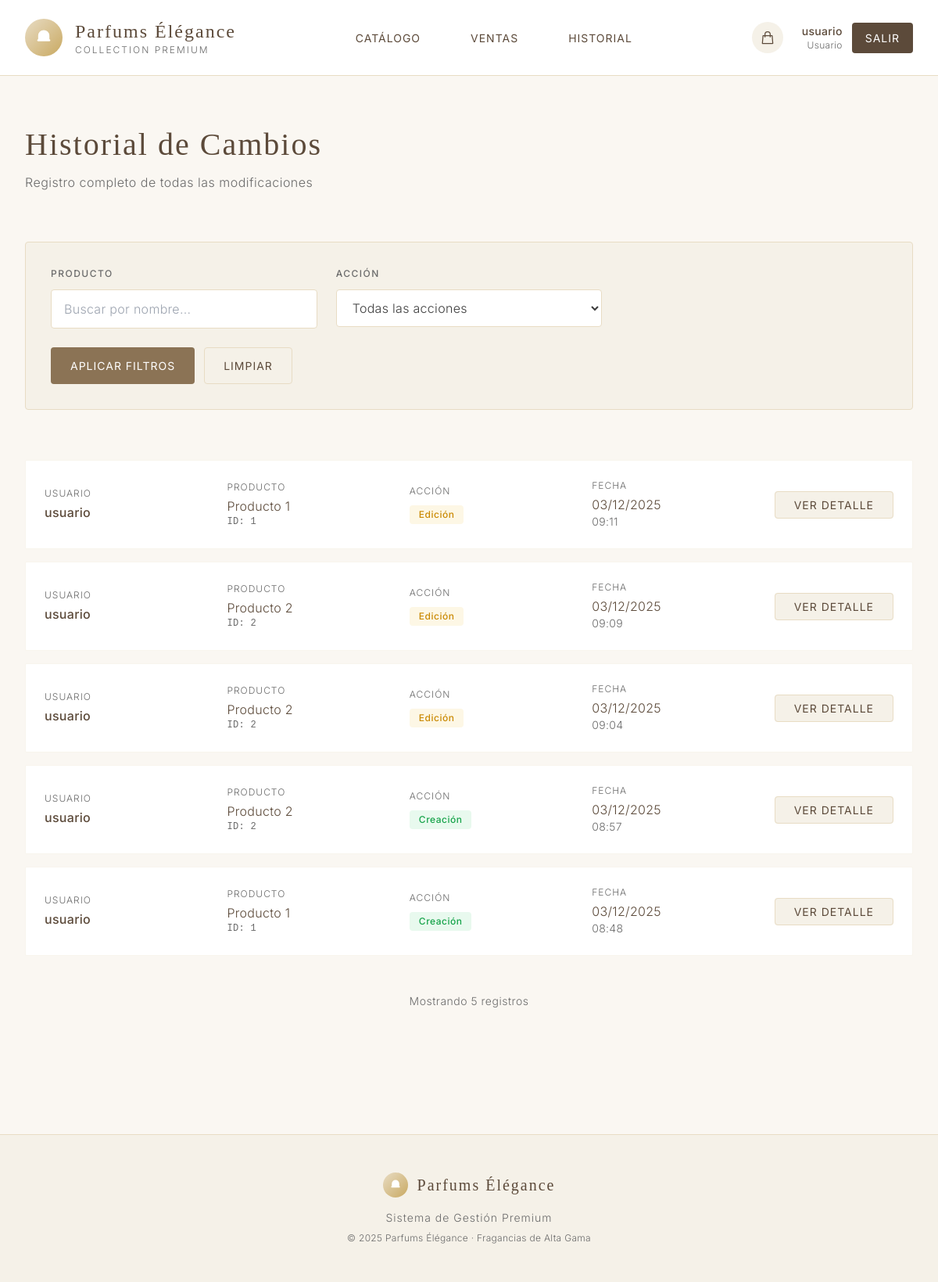
Page /history/ (signed in) on the committed database.
### products/models.py (models this page shows, shortened)
class History(models.Model):
    ACTION_CHOICES = [
        ('CREATE', 'Creación'),
        ('UPDATE', 'Edición'),
        ('DELETE', 'Eliminación'),
    ]
    user = models.ForeignKey(User, on_delete=models.CASCADE, verbose_name="Usuario")
    product_id = models.IntegerField(verbose_name="ID del Producto")
    product_name = models.CharField(max_length=200, verbose_name="Nombre del Producto")
    action = models.CharField(max_length=10, choices=ACTION_CHOICES, verbose_name="Acción")
    changes = models.TextField(verbose_name="Cambios", blank=True)
    timestamp = models.DateTimeField(auto_now_add=True, verbose_name="Fecha")
    class Meta:
        verbose_name = "Historial"
        verbose_name_plural = "Historiales"
        ordering = ['-timestamp']

### products/views.py (the view)
# urls.py: path('history/', views.history_list, name='history_list'),
@login_required
def history_list(request):
    histories = History.objects.all()
    is_admin = hasattr(request.user, 'profile') and request.user.profile.is_admin
    if not is_admin:
        histories = histories.filter(user=request.user)
    user_filter = request.GET.get('user')
    product_filter = request.GET.get('product')
    action_filter = request.GET.get('action')
    if user_filter:
        histories = histories.filter(user_id=user_filter)
    if product_filter:
        histories = histories.filter(product_name__icontains=product_filter)
    if action_filter:
        histories = histories.filter(action=action_filter)
    users = User.objects.all() if is_admin else None
    return render(request, 'products/history_list.html', {
        'histories': histories,
        'users': users,
        'is_admin': is_admin,
        'actions': History.ACTION_CHOICES
    })

### templates/products/history_list.html (shortened to what this page needs)
{% extends 'base.html' %}
{% block content %}
<div class="mb-16">
    <h1 class="editorial-title mb-3" style="color: var(--dark-brown);">Historial de Cambios</h1>
    <p class="text-base" style="color: var(--soft-gray); letter-spacing: 0.5px;">Registro completo de todas las modificaciones</p>
</div>
<div class="mb-16 p-8 rounded" style="background-color: var(--ivory); border: 1px solid var(--beige);">
    <form method="GET" class="space-y-6">
        <div class="grid grid-cols-1 md:grid-cols-3 gap-6">
            <div>
                <label for="product" class="block text-xs font-medium mb-3" style="color: var(--soft-gray); letter-spacing: 1.5px; text-transform: uppercase;">
                    Producto
                </label>
                <input type="text" name="product" id="product" value="{{ request.GET.product }}"
                       placeholder="Buscar por nombre..."
                       class="w-full px-4 py-3 border rounded text-base"
                       style="border-color: var(--beige); background-color: white; color: var(--charcoal);">
            </div>
            <div>
                <label for="action" class="block text-xs font-medium mb-3" style="color: var(--soft-gray); letter-spacing: 1.5px; text-transform: uppercase;">
                    Acción
                </label>
                <select name="action" id="action" class="w-full px-4 py-3 border rounded text-base"
                        style="border-color: var(--beige); background-color: white; color: var(--charcoal);">
                    <option value="">Todas las acciones</option>
                </select>
            </div>
        </div>
        <div class="flex space-x-3">
            <button type="submit" class="minimal-btn px-6 py-3 rounded" style="background-color: var(--soft-brown); color: white;">
                Aplicar Filtros
            </button>
            <a href="{% url 'history_list' %}" class="minimal-btn px-6 py-3 rounded" style="background-color: var(--ivory); color: var(--dark-brown); border: 1px solid var(--beige);">
                Limpiar
            </a>
        </div>
    </form>
</div>
{% if histories %}
<div class="space-y-4">
    {% for history in histories %}
    <div class="minimal-card p-6 group">
        <div class="flex items-center justify-between">
            <div class="flex-1 grid grid-cols-4 gap-8 items-center">
                <div>
                    <p class="text-xs mb-1" style="color: var(--soft-gray); letter-spacing: 1px; text-transform: uppercase;">
                        Usuario
                    </p>
                    <p class="text-base font-medium" style="color: var(--dark-brown);">
                        {{ history.user.username }}
                    </p>
                </div>
                <div>
                    <p class="text-xs mb-1" style="color: var(--soft-gray); letter-spacing: 1px; text-transform: uppercase;">
                        Producto
                    </p>
                    <p class="text-base" style="color: var(--dark-brown);">
                        {{ history.product_name }}
                    </p>
                    <p class="text-xs font-mono" style="color: var(--soft-gray);">
                        ID: {{ history.product_id }}
                    </p>
                </div>
                <div>
                    <p class="text-xs mb-2" style="color: var(--soft-gray); letter-spacing: 1px; text-transform: uppercase;">
                        Acción
                    </p>
                    {% if history.action == 'CREATE' %}
                    <span class="inline-block px-3 py-1 rounded text-xs font-medium" style="background-color: rgba(34, 197, 94, 0.1); color: #16a34a; letter-spacing: 0.5px;">
                        Creación
                    </span>
                    {% elif history.action == 'UPDATE' %}
                    <span class="inline-block px-3 py-1 rounded text-xs font-medium" style="background-color: rgba(234, 179, 8, 0.1); color: #ca8a04; letter-spacing: 0.5px;">
                        Edición
                    </span>
                    {% elif history.action == 'DELETE' %}
                    <span class="inline-block px-3 py-1 rounded text-xs font-medium" style="background-color: rgba(239, 68, 68, 0.1); color: #dc2626; letter-spacing: 0.5px;">
                        Eliminación
                    </span>
                    {% endif %}
                </div>
                <div>
                    <p class="text-xs mb-1" style="color: var(--soft-gray); letter-spacing: 1px; text-transform: uppercase;">
                        Fecha
                    </p>
                    <p class="text-base" style="color: var(--dark-brown);">
                        {{ history.timestamp|date:"d/m/Y" }}
                    </p>
                    <p class="text-sm" style="color: var(--soft-gray);">
                        {{ history.timestamp|date:"H:i" }}
                    </p>
                </div>
            </div>
            <div class="ml-8">
                <a href="{% url 'history_detail' history.pk %}"
                   class="minimal-btn px-6 py-2 rounded text-sm whitespace-nowrap"
                   style="background-color: var(--ivory); color: var(--dark-brown); border: 1px solid var(--beige);">
                    Ver Detalle
                </a>
            </div>
        </div>
    </div>
    {% endfor %}
</div>
<div class="mt-12 text-center">
    <p class="text-sm" style="color: var(--soft-gray); letter-spacing: 0.5px;">
        Mostrando {{ histories|length }} registro{{ histories|length|pluralize }}
    </p>
</div>
{% endif %}
{% endblock %}

### templates/base.html (shortened to what this page needs)
<!DOCTYPE html>
<html lang="es">
<head>
    <script src="https://cdn.tailwindcss.com"></script>
</head>
<body class="min-h-screen">
    {% if user.is_authenticated %}
    <nav class="bg-white border-b border-gray-200 sticky top-0 z-50" style="border-color: var(--beige);">
        <div class="max-w-7xl mx-auto px-8">
            <div class="flex justify-between items-center py-6">
                <div class="flex items-center space-x-4">
                    <div class="w-12 h-12 rounded-full flex items-center justify-center" style="background: linear-gradient(135deg, var(--beige) 0%, var(--gold-accent) 100%);">
                        <svg class="w-6 h-6 text-white" fill="currentColor" viewBox="0 0 20 20">
                            <path d="M10 2a6 6 0 00-6 6v3.586l-.707.707A1 1 0 004 14h12a1 1 0 00.707-1.707L16 11.586V8a6 6 0 00-6-6z"/>
                        </svg>
                    </div>
                    <div>
                        <h1 class="serif text-2xl" style="color: var(--dark-brown); letter-spacing: 2px; font-weight: 300;">Parfums Élégance</h1>
                        <p class="text-xs" style="color: var(--soft-gray); letter-spacing: 2px;">COLLECTION PREMIUM</p>
                    </div>
                </div>
                <div class="hidden md:flex items-center space-x-8">
                    <a href="{% url 'product_list' %}" class="nav-link">Catálogo</a>
                    <a href="{% url 'sale_list' %}" class="nav-link">Ventas</a>
                    <a href="{% url 'history_list' %}" class="nav-link">Historial</a>
                </div>
                <div class="flex items-center space-x-6">
                    <a href="{% url 'cart_view' %}" class="relative group">
                        <div class="w-10 h-10 rounded-full flex items-center justify-center transition-all" style="background-color: var(--ivory);">
                            <svg class="w-5 h-5" style="color: var(--dark-brown);" fill="none" stroke="currentColor" viewBox="0 0 24 24">
                                <path stroke-linecap="round" stroke-linejoin="round" stroke-width="1.5" d="M16 11V7a4 4 0 00-8 0v4M5 9h14l1 12H4L5 9z"/>
                            </svg>
                        </div>
                    </a>
                    <div class="flex items-center space-x-3">
                        <div class="text-right">
                            <p class="text-sm font-medium" style="color: var(--dark-brown);">{{ user.username }}</p>
                            <p class="text-xs" style="color: var(--soft-gray);">
                                {% if user.profile.is_admin %}Administrador{% else %}Usuario{% endif %}
                            </p>
                        </div>
                        <a href="{% url 'logout' %}" class="minimal-btn px-4 py-2 rounded" style="background-color: var(--dark-brown); color: white;">
                            Salir
                        </a>
                    </div>
                </div>
            </div>
        </div>
    </nav>
    {% endif %}
    <main class="max-w-7xl mx-auto px-8 py-16 fade-in">
        {% block content %}
        {% endblock %}
    </main>
    {% if user.is_authenticated %}
    <footer class="mt-24 border-t py-12" style="border-color: var(--beige); background-color: var(--ivory);">
        <div class="max-w-7xl mx-auto px-8">
            <div class="text-center">
                <div class="flex items-center justify-center space-x-3 mb-4">
                    <div class="w-8 h-8 rounded-full flex items-center justify-center" style="background: linear-gradient(135deg, var(--beige) 0%, var(--gold-accent) 100%);">
                        <svg class="w-4 h-4 text-white" fill="currentColor" viewBox="0 0 20 20">
                            <path d="M10 2a6 6 0 00-6 6v3.586l-.707.707A1 1 0 004 14h12a1 1 0 00.707-1.707L16 11.586V8a6 6 0 00-6-6z"/>
                        </svg>
                    </div>
                    <h3 class="serif text-xl" style="color: var(--dark-brown); letter-spacing: 2px;">Parfums Élégance</h3>
                </div>
                <p class="text-sm mb-2" style="color: var(--soft-gray); letter-spacing: 1px;">Sistema de Gestión Premium</p>
                <p class="text-xs" style="color: var(--soft-gray);">© 2025 Parfums Élégance · Fragancias de Alta Gama</p>
            </div>
        </div>
    </footer>
    {% endif %}
</body>
</html>

### templates/base.html (style rules this page uses)
:root { --cream: #FAF7F2; --beige: #E8DCC4; --ivory: #F5F1E8; --soft-brown: #8B7355; --dark-brown: #5C4A3A; --gold-accent: #C9A961; --soft-gray: #6B6B6B; --charcoal: #3D3D3D; }
body { font-family: 'Inter', sans-serif; background-color: var(--cream); color: var(--charcoal); font-weight: 300; letter-spacing: 0.3px; }
h1, h2, h3, h4, h5, h6 { font-family: 'Cormorant Garamond', serif; font-weight: 400; letter-spacing: 1px; }
.serif { font-family: 'Cormorant Garamond', serif; }
.editorial-title { font-family: 'Cormorant Garamond', serif; font-weight: 300; font-size: 2.5rem; letter-spacing: 2px; line-height: 1.2; }
.minimal-btn { font-family: 'Inter', sans-serif; font-weight: 400; font-size: 0.875rem; letter-spacing: 1px; text-transform: uppercase; transition: all 0.3s ease; border: 1px solid transparent; }
.minimal-card { background: white; border-radius: 2px; transition: all 0.4s cubic-bezier(0.4, 0, 0.2, 1); border: 1px solid rgba(232, 220, 196, 0.3); }
.fade-in { animation: fadeIn 0.6s ease-out; }
.nav-link { position: relative; padding: 8px 16px; color: var(--dark-brown); font-size: 0.875rem; font-weight: 400; letter-spacing: 1px; text-transform: uppercase; transition: color 0.3s ease; }
.nav-link::after { content: ''; position: absolute; bottom: 0; left: 50%; transform: translateX(-50%); width: 0; height: 1px; background: var(--gold-accent); transition: width 0.3s ease; }

### rows in the picture
History: user.username "usuario", product_name "Producto 1", product_id "1", action "Edición", timestamp "03/12/2025", timestamp "09:11"
History: user.username "usuario", product_name "Producto 2", product_id "2", action "Edición", timestamp "03/12/2025", timestamp "09:09"
History: user.username "usuario", product_name "Producto 2", product_id "2", action "Edición", timestamp "03/12/2025", timestamp "09:04"
History: user.username "usuario", product_name "Producto 2", product_id "2", action "Creación", timestamp "03/12/2025", timestamp "08:57"
History: user.username "usuario", product_name "Producto 1", product_id "1", action "Creación", timestamp "03/12/2025", timestamp "08:48"

### other values in the picture
{{ user.username }} "usuario"
{{ histories|length }} "5"
